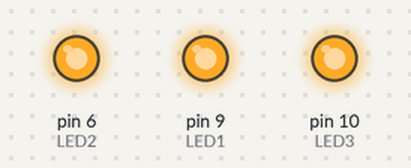
Bench run of a sketch on a simulated Arduino Uno, built with avr-gcc and run on an emulated ATmega328P. Parts: output pins drawn as LEDs (lit = HIGH).

Above: at 0.3 s.
At 1.8 s:
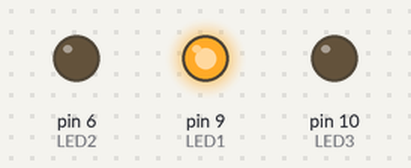
At 2.6 s:
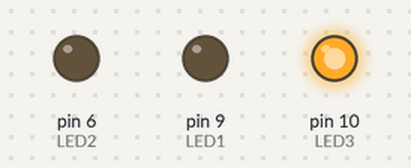
At 4.1 s:
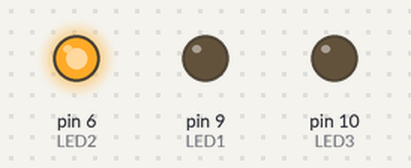
At 4.8 s:
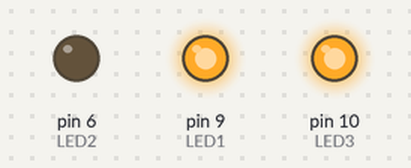
At 6.3 s:
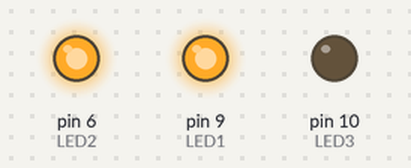
Timing chart, 0 to 6.9 s (numbered marks = the images above):
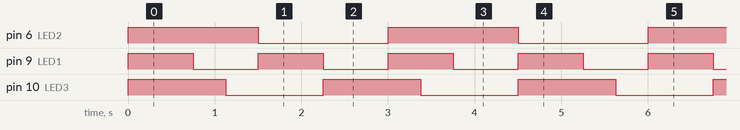

The sketch:

rtosled.ino
```cpp
#include <Arduino_FreeRTOS.h>
#define LED1  9
#define LED2  6
#define LED3  10
void sdelay(unsigned char a){
  volatile unsigned char i,j,k;
  for(i=0;i<a;i++)
    for(j=0;j<200;j++)
      for(k=0;k<150;k++)
          ;
  }
void vTask1(void *pvParameters){
  pinMode(LED1,OUTPUT);
  for(;;)
    {
     digitalWrite(LED1,HIGH);
    // sdelay(20);
     vTaskDelay(50);
     digitalWrite(LED1,LOW);
    // sdelay(20);
     vTaskDelay(50);
    }
}
void vTask2(void *pvParameters){
  pinMode(LED2,OUTPUT);
  for(;;)
    {
     digitalWrite(LED2,HIGH);
    // sdelay(20);
     vTaskDelay(100);
     digitalWrite(LED2,LOW);
    // sdelay(20);
    vTaskDelay(100);
    }
}
void vTask3(void *pvParameters){
  pinMode(LED3,OUTPUT);
  for(;;)
    {
     digitalWrite(LED3,HIGH);
     //sdelay(20);
     vTaskDelay(75);
     digitalWrite(LED3,LOW);
    // sdelay(20);
    vTaskDelay(75);
    }
}
void setup() {
  xTaskCreate(vTask1,NULL,64,NULL,1,NULL);
  xTaskCreate(vTask2,NULL,64,NULL,1,NULL);
  xTaskCreate(vTask3,NULL,64,NULL,1,NULL);
}
void loop(){
}
```

Measured:
- by itself, pin 6 (LED2): alternates HIGH for 1.5 s and LOW for 1.5 s
- by itself, pin 9 (LED1): alternates HIGH for 0.75 s and LOW for 0.75 s
- by itself, pin 10 (LED3): alternates HIGH for 1.1 s and LOW for 1.1 s
